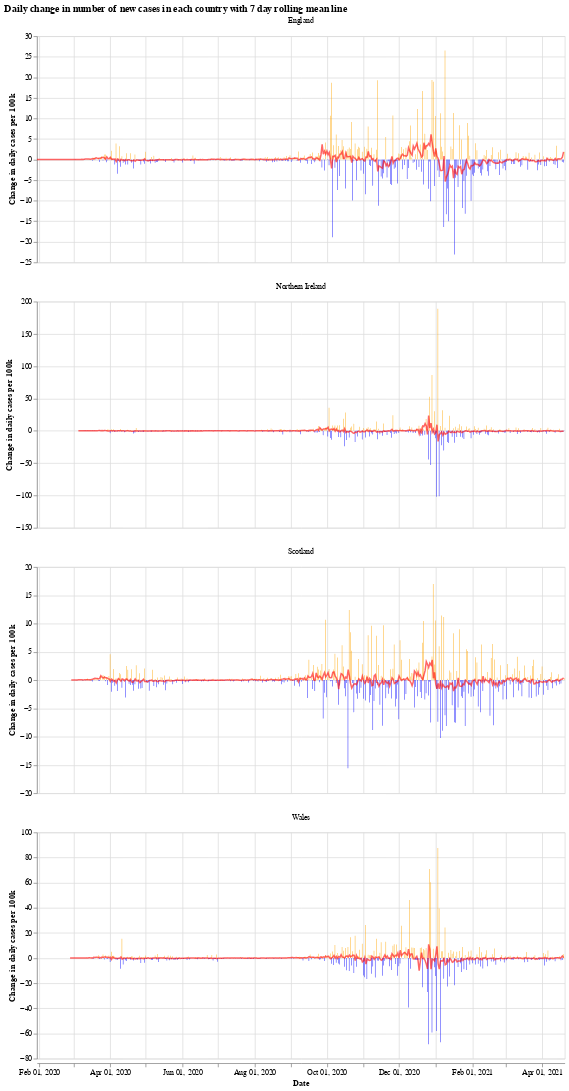

Notebook cell for this chart:
### Markdown cell above
We will use the Python library `Altair` for visualising the data, see the [altair docs](https://altair-viz.github.io/) for more information.

First we have a graph which shows the daily change in the number of new cases for each country. This number jumps up and down all over the place, which is likely due to delay in reporting of new cases over the weekend. Another interesting thing is that it looks like the daily cases in Wales experienced a much shorter period of calm over the summer (calm in the sense of daily cases not jumping up and down).

The orange bars are days when the number of new cases (per 100k population) was more than the previous day, while the blue are days when the number of new cases dropped. The red line is the 7 day moving average. 

When the moving average line is below 0, it means that there is a consistent drop in new cases. We can see this clearly happening around the times that lockdowns were introduced (though, to varying degrees). I will update the graphs soon with a marker of when each lockdown started.

### Code cell
# collapse
import altair as alt

bars = alt.Chart(uk_cases).mark_bar().encode(
    x=alt.X("yearmonthdate(date):T", axis=alt.Axis(title='Date')),
    y=alt.Y("casesChangeRate:Q", axis=alt.Axis(title='Change in daily cases per 100k')),
    tooltip='casesChange',
    color=alt.condition(
        alt.datum.casesChangeRate > 0,
        alt.value("orange"),  # The positive color
        alt.value("blue")  # The negative color
    )
).properties(title='Daily change in number of new cases with 7 day rolling mean',width=700).interactive()

line = alt.Chart(uk_cases).mark_line(
    color='red',
    size=2,
    opacity=0.6
).transform_window(
    rolling_mean='mean(casesChangeRate)',
    frame=[0, 7],
    groupby=['areaName']
).encode(
    x='yearmonthdate(date):T',
    y='rolling_mean:Q'
)

alt.layer(bars, line, data=uk_cases).facet(alt.Column(
    'areaName', title=''), columns=1).resolve_scale(y='independent').properties(title='Daily change in number of new cases in each country with 7 day rolling mean line')

### Figure 1 — Vega-Lite specification as saved in the notebook (floating-point values rounded to 4 significant figures; data arrays with more than 128 entries replaced by an {"elided": "..."} marker saying what was removed)
{"config": {"view": {"continuousWidth": 400, "continuousHeight": 300}}, "data": {"name": "data-5d8dd4ad6c9ce06d33ae5d7e4de97dbf"}, "facet": {"type": "nominal", "field": "areaName", "title": ""}, "spec": {"layer": [{"mark": "bar", "encoding": {"color": {"condition": {"value": "orange", "test": "(datum.casesChangeRate > 0)"}, "value": "blue"}, "tooltip": {"type": "quantitative", "field": "casesChange"}, "x": {"type": "temporal", "axis": {"title": "Date"}, "field": "date", "timeUnit": "yearmonthdate"}, "y": {"type": "quantitative", "axis": {"title": "Change in daily cases per 100k"}, "field": "casesChangeRate"}}, "selection": {"selector001": {"type": "interval", "bind": "scales", "encodings": ["x", "y"]}}, "title": "Daily change in number of new cases with 7 day rolling mean", "width": 700}, {"mark": {"type": "line", "color": "red", "opacity": 0.6, "size": 2}, "encoding": {"x": {"type": "temporal", "field": "date", "timeUnit": "yearmonthdate"}, "y": {"type": "quantitative", "field": "rolling_mean"}}, "transform": [{"window": [{"op": "mean", "field": "casesChangeRate", "as": "rolling_mean"}], "frame": [0, 7], "groupby": ["areaName"]}]}]}, "columns": 1, "resolve": {"scale": {"y": "independent"}}, "title": "Daily change in number of new cases in each country with 7 day rolling mean line", "$schema": "https://vega.github.io/schema/vega-lite/v4.8.1.json", "datasets": {"data-5d8dd4ad6c9ce06d33ae5d7e4de97dbf": {"elided": "1692 records"}}}
